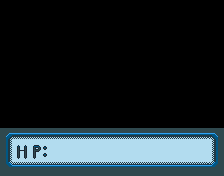

Tiled map render using the project's own tile images. Description and the whole map definition, tile-layer contents included, below:
An orthogonal 14x11 tile map with 16x16 px tiles, 1 tile layer (Tile Layer 1).

<map version="1.2" tiledversion="1.3.1" orientation="orthogonal" renderorder="right-down" compressionlevel="0" width="14" height="11" tilewidth="16" tileheight="16" infinite="0" nextlayerid="2" nextobjectid="1">
 <tileset firstgid="1" name="UI" tilewidth="16" tileheight="16" tilecount="8" columns="8">
  <image source="UI-sheet.png" width="128" height="16" />
 </tileset>
 <layer id="1" name="Tile Layer 1" width="14" height="11">
  <data encoding="csv">
0,0,0,0,0,0,0,0,0,0,0,0,0,0,
0,0,0,0,0,0,0,0,0,0,0,0,0,0,
0,0,0,0,0,0,0,0,0,0,0,0,0,0,
0,0,0,0,0,0,0,0,0,0,0,0,0,0,
0,0,0,0,0,0,0,0,0,0,0,0,0,0,
0,0,0,0,0,0,0,0,0,0,0,0,0,0,
0,0,0,0,0,0,0,0,0,0,0,0,0,0,
0,0,0,0,0,0,0,0,0,0,0,0,0,0,
1,2,2,2,2,2,2,2,2,2,2,2,2,2147483649,
5,7,8,6,6,6,6,6,6,6,6,6,6,2147483653,
3,4,4,4,4,4,4,4,4,4,4,4,4,2147483651
</data>
 </layer>
</map>